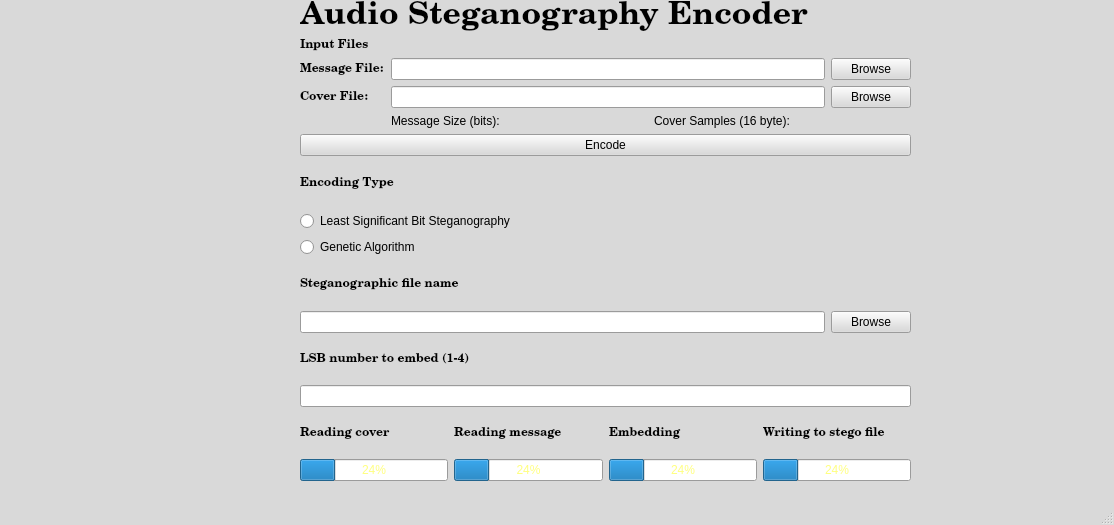
<?xml version="1.0" encoding="UTF-8"?>
<ui version="4.0">
 <class>LSB_window</class>
 <widget class="QMainWindow" name="LSB_window">
  <property name="geometry">
   <rect>
    <x>0</x>
    <y>0</y>
    <width>1114</width>
    <height>525</height>
   </rect>
  </property>
  <property name="palette">
   <palette>
    <active>
     <colorrole role="WindowText">
      <brush brushstyle="SolidPattern">
       <color alpha="255">
        <red>0</red>
        <green>0</green>
        <blue>0</blue>
       </color>
      </brush>
     </colorrole>
     <colorrole role="Button">
      <brush brushstyle="SolidPattern">
       <color alpha="255">
        <red>217</red>
        <green>217</green>
        <blue>217</blue>
       </color>
      </brush>
     </colorrole>
     <colorrole role="Light">
      <brush brushstyle="SolidPattern">
       <color alpha="255">
        <red>255</red>
        <green>255</green>
        <blue>255</blue>
       </color>
      </brush>
     </colorrole>
     <colorrole role="Midlight">
      <brush brushstyle="SolidPattern">
       <color alpha="255">
        <red>236</red>
        <green>236</green>
        <blue>236</blue>
       </color>
      </brush>
     </colorrole>
     <colorrole role="Dark">
      <brush brushstyle="SolidPattern">
       <color alpha="255">
        <red>108</red>
        <green>108</green>
        <blue>108</blue>
       </color>
      </brush>
     </colorrole>
     <colorrole role="Mid">
      <brush brushstyle="SolidPattern">
       <color alpha="255">
        <red>145</red>
        <green>145</green>
        <blue>145</blue>
       </color>
      </brush>
     </colorrole>
     <colorrole role="Text">
      <brush brushstyle="SolidPattern">
       <color alpha="255">
        <red>255</red>
        <green>255</green>
        <blue>127</blue>
       </color>
      </brush>
     </colorrole>
     <colorrole role="BrightText">
      <brush brushstyle="SolidPattern">
       <color alpha="255">
        <red>255</red>
        <green>255</green>
        <blue>255</blue>
       </color>
      </brush>
     </colorrole>
     <colorrole role="ButtonText">
      <brush brushstyle="SolidPattern">
       <color alpha="255">
        <red>0</red>
        <green>0</green>
        <blue>0</blue>
       </color>
      </brush>
     </colorrole>
     <colorrole role="Base">
      <brush brushstyle="SolidPattern">
       <color alpha="255">
        <red>255</red>
        <green>255</green>
        <blue>255</blue>
       </color>
      </brush>
     </colorrole>
     <colorrole role="Window">
      <brush brushstyle="SolidPattern">
       <color alpha="255">
        <red>217</red>
        <green>217</green>
        <blue>217</blue>
       </color>
      </brush>
     </colorrole>
     <colorrole role="Shadow">
      <brush brushstyle="SolidPattern">
       <color alpha="255">
        <red>0</red>
        <green>0</green>
        <blue>0</blue>
       </color>
      </brush>
     </colorrole>
     <colorrole role="AlternateBase">
      <brush brushstyle="SolidPattern">
       <color alpha="255">
        <red>236</red>
        <green>236</green>
        <blue>236</blue>
       </color>
      </brush>
     </colorrole>
     <colorrole role="ToolTipBase">
      <brush brushstyle="SolidPattern">
       <color alpha="255">
        <red>255</red>
        <green>255</green>
        <blue>220</blue>
       </color>
      </brush>
     </colorrole>
     <colorrole role="ToolTipText">
      <brush brushstyle="SolidPattern">
       <color alpha="255">
        <red>0</red>
        <green>0</green>
        <blue>0</blue>
       </color>
      </brush>
     </colorrole>
    </active>
    <inactive>
     <colorrole role="WindowText">
      <brush brushstyle="SolidPattern">
       <color alpha="255">
        <red>0</red>
        <green>0</green>
        <blue>0</blue>
       </color>
      </brush>
     </colorrole>
     <colorrole role="Button">
      <brush brushstyle="SolidPattern">
       <color alpha="255">
        <red>217</red>
        <green>217</green>
        <blue>217</blue>
       </color>
      </brush>
     </colorrole>
     <colorrole role="Light">
      <brush brushstyle="SolidPattern">
       <color alpha="255">
        <red>255</red>
        <green>255</green>
        <blue>255</blue>
       </color>
      </brush>
     </colorrole>
     <colorrole role="Midlight">
      <brush brushstyle="SolidPattern">
       <color alpha="255">
        <red>236</red>
        <green>236</green>
        <blue>236</blue>
       </color>
      </brush>
     </colorrole>
     <colorrole role="Dark">
      <brush brushstyle="SolidPattern">
       <color alpha="255">
        <red>108</red>
        <green>108</green>
        <blue>108</blue>
       </color>
      </brush>
     </colorrole>
     <colorrole role="Mid">
      <brush brushstyle="SolidPattern">
       <color alpha="255">
        <red>145</red>
        <green>145</green>
        <blue>145</blue>
       </color>
      </brush>
     </colorrole>
     <colorrole role="Text">
      <brush brushstyle="SolidPattern">
       <color alpha="255">
        <red>255</red>
        <green>255</green>
        <blue>127</blue>
       </color>
      </brush>
     </colorrole>
     <colorrole role="BrightText">
      <brush brushstyle="SolidPattern">
       <color alpha="255">
        <red>255</red>
        <green>255</green>
        <blue>255</blue>
       </color>
      </brush>
     </colorrole>
     <colorrole role="ButtonText">
      <brush brushstyle="SolidPattern">
       <color alpha="255">
        <red>0</red>
        <green>0</green>
        <blue>0</blue>
       </color>
      </brush>
     </colorrole>
     <colorrole role="Base">
      <brush brushstyle="SolidPattern">
       <color alpha="255">
        <red>255</red>
        <green>255</green>
        <blue>255</blue>
       </color>
      </brush>
     </colorrole>
     <colorrole role="Window">
      <brush brushstyle="SolidPattern">
       <color alpha="255">
        <red>217</red>
        <green>217</green>
        <blue>217</blue>
       </color>
      </brush>
     </colorrole>
     <colorrole role="Shadow">
      <brush brushstyle="SolidPattern">
       <color alpha="255">
        <red>0</red>
        <green>0</green>
        <blue>0</blue>
       </color>
      </brush>
     </colorrole>
     <colorrole role="AlternateBase">
      <brush brushstyle="SolidPattern">
       <color alpha="255">
        <red>236</red>
        <green>236</green>
        <blue>236</blue>
       </color>
      </brush>
     </colorrole>
     <colorrole role="ToolTipBase">
      <brush brushstyle="SolidPattern">
       <color alpha="255">
        <red>255</red>
        <green>255</green>
        <blue>220</blue>
       </color>
      </brush>
     </colorrole>
     <colorrole role="ToolTipText">
      <brush brushstyle="SolidPattern">
       <color alpha="255">
        <red>0</red>
        <green>0</green>
        <blue>0</blue>
       </color>
      </brush>
     </colorrole>
    </inactive>
    <disabled>
     <colorrole role="WindowText">
      <brush brushstyle="SolidPattern">
       <color alpha="255">
        <red>108</red>
        <green>108</green>
        <blue>108</blue>
       </color>
      </brush>
     </colorrole>
     <colorrole role="Button">
      <brush brushstyle="SolidPattern">
       <color alpha="255">
        <red>217</red>
        <green>217</green>
        <blue>217</blue>
       </color>
      </brush>
     </colorrole>
     <colorrole role="Light">
      <brush brushstyle="SolidPattern">
       <color alpha="255">
        <red>255</red>
        <green>255</green>
        <blue>255</blue>
       </color>
      </brush>
     </colorrole>
     <colorrole role="Midlight">
      <brush brushstyle="SolidPattern">
       <color alpha="255">
        <red>236</red>
        <green>236</green>
        <blue>236</blue>
       </color>
      </brush>
     </colorrole>
     <colorrole role="Dark">
      <brush brushstyle="SolidPattern">
       <color alpha="255">
        <red>108</red>
        <green>108</green>
        <blue>108</blue>
       </color>
      </brush>
     </colorrole>
     <colorrole role="Mid">
      <brush brushstyle="SolidPattern">
       <color alpha="255">
        <red>145</red>
        <green>145</green>
        <blue>145</blue>
       </color>
      </brush>
     </colorrole>
     <colorrole role="Text">
      <brush brushstyle="SolidPattern">
       <color alpha="255">
        <red>108</red>
        <green>108</green>
        <blue>108</blue>
       </color>
      </brush>
     </colorrole>
     <colorrole role="BrightText">
      <brush brushstyle="SolidPattern">
       <color alpha="255">
        <red>255</red>
        <green>255</green>
        <blue>255</blue>
       </color>
      </brush>
     </colorrole>
     <colorrole role="ButtonText">
      <brush brushstyle="SolidPattern">
       <color alpha="255">
        <red>108</red>
        <green>108</green>
        <blue>108</blue>
       </color>
      </brush>
     </colorrole>
     <colorrole role="Base">
      <brush brushstyle="SolidPattern">
       <color alpha="255">
        <red>217</red>
        <green>217</green>
        <blue>217</blue>
       </color>
      </brush>
     </colorrole>
     <colorrole role="Window">
      <brush brushstyle="SolidPattern">
       <color alpha="255">
        <red>217</red>
        <green>217</green>
        <blue>217</blue>
       </color>
      </brush>
     </colorrole>
     <colorrole role="Shadow">
      <brush brushstyle="SolidPattern">
       <color alpha="255">
        <red>0</red>
        <green>0</green>
        <blue>0</blue>
       </color>
      </brush>
     </colorrole>
     <colorrole role="AlternateBase">
      <brush brushstyle="SolidPattern">
       <color alpha="255">
        <red>217</red>
        <green>217</green>
        <blue>217</blue>
       </color>
      </brush>
     </colorrole>
     <colorrole role="ToolTipBase">
      <brush brushstyle="SolidPattern">
       <color alpha="255">
        <red>255</red>
        <green>255</green>
        <blue>220</blue>
       </color>
      </brush>
     </colorrole>
     <colorrole role="ToolTipText">
      <brush brushstyle="SolidPattern">
       <color alpha="255">
        <red>0</red>
        <green>0</green>
        <blue>0</blue>
       </color>
      </brush>
     </colorrole>
    </disabled>
   </palette>
  </property>
  <property name="windowTitle">
   <string>Audio Steganography Encoder</string>
  </property>
  <property name="animated">
   <bool>true</bool>
  </property>
  <property name="tabShape">
   <enum>QTabWidget::Rounded</enum>
  </property>
  <widget class="QWidget" name="centralwidget">
   <widget class="QWidget" name="layoutWidget">
    <property name="geometry">
     <rect>
      <x>300</x>
      <y>0</y>
      <width>611</width>
      <height>481</height>
     </rect>
    </property>
    <layout class="QVBoxLayout" name="verticalLayout_4">
     <item>
      <layout class="QVBoxLayout" name="verticalLayout">
       <item>
        <widget class="QLabel" name="label_title">
         <property name="palette">
          <palette>
           <active>
            <colorrole role="Text">
             <brush brushstyle="SolidPattern">
              <color alpha="255">
               <red>46</red>
               <green>255</green>
               <blue>14</blue>
              </color>
             </brush>
            </colorrole>
           </active>
           <inactive>
            <colorrole role="Text">
             <brush brushstyle="SolidPattern">
              <color alpha="255">
               <red>46</red>
               <green>255</green>
               <blue>14</blue>
              </color>
             </brush>
            </colorrole>
           </inactive>
           <disabled>
            <colorrole role="Text">
             <brush brushstyle="SolidPattern">
              <color alpha="255">
               <red>108</red>
               <green>108</green>
               <blue>108</blue>
              </color>
             </brush>
            </colorrole>
           </disabled>
          </palette>
         </property>
         <property name="font">
          <font>
           <family>Century Schoolbook L</family>
           <pointsize>24</pointsize>
           <weight>75</weight>
           <bold>true</bold>
          </font>
         </property>
         <property name="text">
          <string>Audio Steganography Encoder</string>
         </property>
        </widget>
       </item>
       <item>
        <widget class="QLabel" name="label_type_2">
         <property name="font">
          <font>
           <family>Century Schoolbook L</family>
           <weight>75</weight>
           <bold>true</bold>
          </font>
         </property>
         <property name="text">
          <string>Input Files</string>
         </property>
        </widget>
       </item>
       <item>
        <layout class="QFormLayout" name="formLayout">
         <item row="0" column="0">
          <widget class="QLabel" name="label_type_3">
           <property name="font">
            <font>
             <family>Century Schoolbook L</family>
             <weight>75</weight>
             <bold>true</bold>
            </font>
           </property>
           <property name="text">
            <string>Message File:</string>
           </property>
          </widget>
         </item>
         <item row="1" column="0">
          <widget class="QLabel" name="label_type_4">
           <property name="font">
            <font>
             <family>Century Schoolbook L</family>
             <weight>75</weight>
             <bold>true</bold>
            </font>
           </property>
           <property name="text">
            <string>Cover File:</string>
           </property>
          </widget>
         </item>
         <item row="2" column="1">
          <layout class="QHBoxLayout" name="horizontalLayout_3">
           <item>
            <widget class="QLabel" name="label_msg_size">
             <property name="text">
              <string>Message Size (bits):</string>
             </property>
            </widget>
           </item>
           <item>
            <widget class="QLabel" name="label_cover_size">
             <property name="text">
              <string>Cover Samples (16 byte):</string>
             </property>
            </widget>
           </item>
          </layout>
         </item>
         <item row="0" column="1">
          <layout class="QHBoxLayout" name="horizontalLayout_4">
           <item>
            <widget class="QLineEdit" name="lineEdit_message">
             <property name="text">
              <string/>
             </property>
            </widget>
           </item>
           <item>
            <widget class="QPushButton" name="pushButton_browse_message">
             <property name="text">
              <string>Browse</string>
             </property>
            </widget>
           </item>
          </layout>
         </item>
         <item row="1" column="1">
          <layout class="QHBoxLayout" name="horizontalLayout_5">
           <item>
            <widget class="QLineEdit" name="lineEdit_cover">
             <property name="text">
              <string/>
             </property>
            </widget>
           </item>
           <item>
            <widget class="QPushButton" name="pushButton_browse_cover">
             <property name="text">
              <string>Browse</string>
             </property>
            </widget>
           </item>
          </layout>
         </item>
        </layout>
       </item>
       <item>
        <widget class="QPushButton" name="pushButton_encode">
         <property name="text">
          <string>Encode</string>
         </property>
        </widget>
       </item>
      </layout>
     </item>
     <item>
      <layout class="QVBoxLayout" name="verticalLayout_2">
       <item>
        <widget class="QLabel" name="label_type">
         <property name="font">
          <font>
           <family>Century Schoolbook L</family>
           <weight>75</weight>
           <bold>true</bold>
          </font>
         </property>
         <property name="text">
          <string>Encoding Type</string>
         </property>
        </widget>
       </item>
       <item>
        <widget class="QRadioButton" name="radioButton_LSB">
         <property name="palette">
          <palette>
           <active>
            <colorrole role="Text">
             <brush brushstyle="SolidPattern">
              <color alpha="255">
               <red>170</red>
               <green>0</green>
               <blue>0</blue>
              </color>
             </brush>
            </colorrole>
           </active>
           <inactive>
            <colorrole role="Text">
             <brush brushstyle="SolidPattern">
              <color alpha="255">
               <red>170</red>
               <green>0</green>
               <blue>0</blue>
              </color>
             </brush>
            </colorrole>
           </inactive>
           <disabled>
            <colorrole role="Text">
             <brush brushstyle="SolidPattern">
              <color alpha="255">
               <red>108</red>
               <green>108</green>
               <blue>108</blue>
              </color>
             </brush>
            </colorrole>
           </disabled>
          </palette>
         </property>
         <property name="text">
          <string>Least Significant Bit Steganography</string>
         </property>
        </widget>
       </item>
       <item>
        <widget class="QRadioButton" name="radioButton_GA">
         <property name="text">
          <string>Genetic Algorithm</string>
         </property>
        </widget>
       </item>
       <item>
        <widget class="QLabel" name="label_type_6">
         <property name="font">
          <font>
           <family>Century Schoolbook L</family>
           <weight>75</weight>
           <bold>true</bold>
          </font>
         </property>
         <property name="text">
          <string>Steganographic file name</string>
         </property>
        </widget>
       </item>
      </layout>
     </item>
     <item>
      <layout class="QHBoxLayout" name="horizontalLayout_6"/>
     </item>
     <item>
      <layout class="QHBoxLayout" name="horizontalLayout_7">
       <item>
        <widget class="QLineEdit" name="lineEdit_stegopath">
         <property name="text">
          <string/>
         </property>
        </widget>
       </item>
       <item>
        <widget class="QPushButton" name="pushButton_browse_stego">
         <property name="text">
          <string>Browse</string>
         </property>
        </widget>
       </item>
      </layout>
     </item>
     <item>
      <layout class="QVBoxLayout" name="verticalLayout_3">
       <item>
        <widget class="QLabel" name="label_type_5">
         <property name="font">
          <font>
           <family>Century Schoolbook L</family>
           <weight>75</weight>
           <bold>true</bold>
          </font>
         </property>
         <property name="text">
          <string>LSB number to embed (1-4)</string>
         </property>
        </widget>
       </item>
       <item>
        <widget class="QLineEdit" name="lineEdit_LSB_nr"/>
       </item>
       <item>
        <layout class="QHBoxLayout" name="horizontalLayout_2">
         <item>
          <widget class="QLabel" name="label_type_9">
           <property name="font">
            <font>
             <family>Century Schoolbook L</family>
             <weight>75</weight>
             <bold>true</bold>
            </font>
           </property>
           <property name="text">
            <string>Reading cover</string>
           </property>
          </widget>
         </item>
         <item>
          <widget class="QLabel" name="label_type_10">
           <property name="font">
            <font>
             <family>Century Schoolbook L</family>
             <weight>75</weight>
             <bold>true</bold>
            </font>
           </property>
           <property name="text">
            <string>Reading message</string>
           </property>
          </widget>
         </item>
         <item>
          <widget class="QLabel" name="label_type_8">
           <property name="font">
            <font>
             <family>Century Schoolbook L</family>
             <weight>75</weight>
             <bold>true</bold>
            </font>
           </property>
           <property name="text">
            <string>Embedding</string>
           </property>
          </widget>
         </item>
         <item>
          <widget class="QLabel" name="label_type_7">
           <property name="font">
            <font>
             <family>Century Schoolbook L</family>
             <weight>75</weight>
             <bold>true</bold>
            </font>
           </property>
           <property name="text">
            <string>Writing to stego file</string>
           </property>
          </widget>
         </item>
        </layout>
       </item>
       <item>
        <layout class="QHBoxLayout" name="horizontalLayout">
         <item>
          <widget class="QProgressBar" name="progressBar_reading">
           <property name="value">
            <number>24</number>
           </property>
          </widget>
         </item>
         <item>
          <widget class="QProgressBar" name="progressBar_message">
           <property name="value">
            <number>24</number>
           </property>
          </widget>
         </item>
         <item>
          <widget class="QProgressBar" name="progressBar_embedding">
           <property name="value">
            <number>24</number>
           </property>
          </widget>
         </item>
         <item>
          <widget class="QProgressBar" name="progressBar_writing">
           <property name="value">
            <number>24</number>
           </property>
          </widget>
         </item>
        </layout>
       </item>
      </layout>
     </item>
    </layout>
   </widget>
  </widget>
  <widget class="QMenuBar" name="menubar">
   <property name="geometry">
    <rect>
     <x>0</x>
     <y>0</y>
     <width>1114</width>
     <height>21</height>
    </rect>
   </property>
  </widget>
  <widget class="QStatusBar" name="statusbar"/>
 </widget>
 <resources/>
 <connections>
  <connection>
   <sender>radioButton_LSB</sender>
   <signal>clicked()</signal>
   <receiver>lineEdit_LSB_nr</receiver>
   <slot>show()</slot>
   <hints>
    <hint type="sourcelabel">
     <x>249</x>
     <y>308</y>
    </hint>
    <hint type="destinationlabel">
     <x>247</x>
     <y>452</y>
    </hint>
   </hints>
  </connection>
  <connection>
   <sender>radioButton_GA</sender>
   <signal>clicked()</signal>
   <receiver>lineEdit_LSB_nr</receiver>
   <slot>hide()</slot>
   <hints>
    <hint type="sourcelabel">
     <x>185</x>
     <y>336</y>
    </hint>
    <hint type="destinationlabel">
     <x>187</x>
     <y>452</y>
    </hint>
   </hints>
  </connection>
  <connection>
   <sender>radioButton_LSB</sender>
   <signal>clicked()</signal>
   <receiver>label_type_5</receiver>
   <slot>show()</slot>
   <hints>
    <hint type="sourcelabel">
     <x>140</x>
     <y>308</y>
    </hint>
    <hint type="destinationlabel">
     <x>140</x>
     <y>419</y>
    </hint>
   </hints>
  </connection>
  <connection>
   <sender>radioButton_GA</sender>
   <signal>clicked()</signal>
   <receiver>label_type_5</receiver>
   <slot>hide()</slot>
   <hints>
    <hint type="sourcelabel">
     <x>119</x>
     <y>336</y>
    </hint>
    <hint type="destinationlabel">
     <x>119</x>
     <y>419</y>
    </hint>
   </hints>
  </connection>
  <connection>
   <sender>pushButton_encode</sender>
   <signal>clicked()</signal>
   <receiver>progressBar_reading</receiver>
   <slot>reset()</slot>
   <hints>
    <hint type="sourcelabel">
     <x>99</x>
     <y>254</y>
    </hint>
    <hint type="destinationlabel">
     <x>113</x>
     <y>510</y>
    </hint>
   </hints>
  </connection>
  <connection>
   <sender>pushButton_encode</sender>
   <signal>clicked()</signal>
   <receiver>progressBar_embedding</receiver>
   <slot>reset()</slot>
   <hints>
    <hint type="sourcelabel">
     <x>315</x>
     <y>254</y>
    </hint>
    <hint type="destinationlabel">
     <x>370</x>
     <y>510</y>
    </hint>
   </hints>
  </connection>
  <connection>
   <sender>pushButton_encode</sender>
   <signal>clicked()</signal>
   <receiver>progressBar_writing</receiver>
   <slot>reset()</slot>
   <hints>
    <hint type="sourcelabel">
     <x>465</x>
     <y>254</y>
    </hint>
    <hint type="destinationlabel">
     <x>547</x>
     <y>510</y>
    </hint>
   </hints>
  </connection>
  <connection>
   <sender>pushButton_encode</sender>
   <signal>clicked()</signal>
   <receiver>progressBar_message</receiver>
   <slot>reset()</slot>
   <hints>
    <hint type="sourcelabel">
     <x>215</x>
     <y>249</y>
    </hint>
    <hint type="destinationlabel">
     <x>215</x>
     <y>487</y>
    </hint>
   </hints>
  </connection>
  <connection>
   <sender>pushButton_encode</sender>
   <signal>clicked()</signal>
   <receiver>label_msg_size</receiver>
   <slot>clear()</slot>
   <hints>
    <hint type="sourcelabel">
     <x>167</x>
     <y>229</y>
    </hint>
    <hint type="destinationlabel">
     <x>167</x>
     <y>190</y>
    </hint>
   </hints>
  </connection>
  <connection>
   <sender>pushButton_encode</sender>
   <signal>clicked()</signal>
   <receiver>label_cover_size</receiver>
   <slot>clear()</slot>
   <hints>
    <hint type="sourcelabel">
     <x>445</x>
     <y>230</y>
    </hint>
    <hint type="destinationlabel">
     <x>445</x>
     <y>193</y>
    </hint>
   </hints>
  </connection>
 </connections>
</ui>
